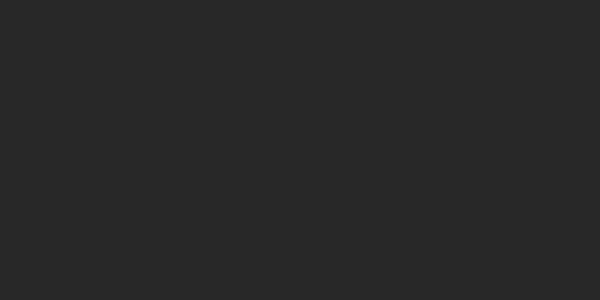
Frame 1 (no input)
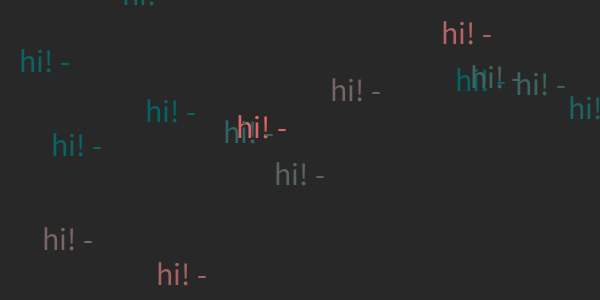
Frame 60 (the mouse pressed at the canvas centre just before this capture)
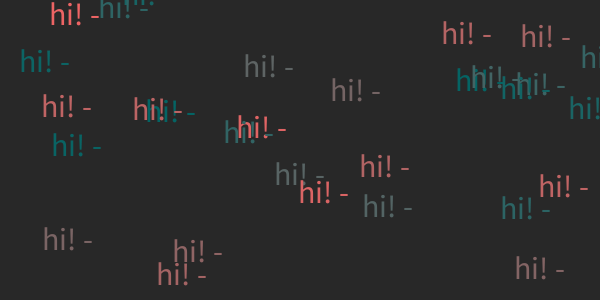
Frame 120 (the mouse held since frame 60 and released just before this capture)

The Processing sketch that drew these frames (run headless with seeded random() and noise(); from frame 60 on, the mouse is pressed at the canvas centre):

// Processing sketch: d_methods_0
// ── d_methods_0.pde
// initialise variable
float x;

void setup(){
  size(600,300);
  x = 0.0;
  background(40);
}

void draw(){
  //background(40);
  increase_x(); // calling function increase_x()
  if (x > 5.0){
    textSize(32);
    fill(random(255), 100.0, 100.0);
    text("hi! - ", random(width), random(height)); 
    x = 0.0;
  }
}

void increase_x(){
  x += 1.3; // same as: x = x + 1.3;
}

//void mousePressed(){
//  background(40);
//}
